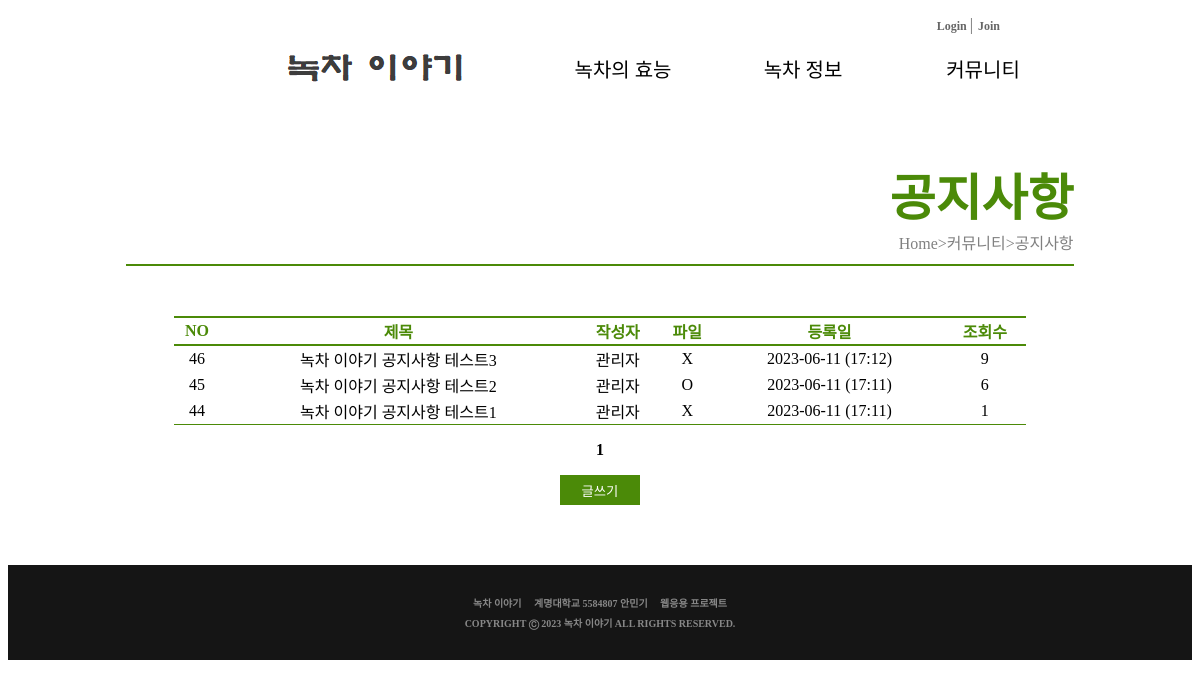
Page /community/notice/board_list.php on the committed database.
### tables this page shows
CREATE TABLE `board_notice` (
  `num` int(11) NOT NULL,
  `id` char(15) NOT NULL,
  `name` char(15) NOT NULL,
  `subject` char(200) NOT NULL,
  `content` text NOT NULL,
  `regist_day` char(20) NOT NULL,
  `hit` int(11) NOT NULL,
  `file_name` char(40) DEFAULT NULL,
  `file_type` char(40) DEFAULT NULL,
  `file_copied` char(40) DEFAULT NULL
);

### htdocs/community/notice/board_list.php (the view, shortened to what this page needs)
<!DOCTYPE HTML>
<html lang="en">
<head>
    <link rel="stylesheet" href="/css/common.css?ver=1">
    <link rel="stylesheet" href="/css/main.css">
    <link rel="stylesheet" href="/css/board.css?ver=2">
</head>
<body>
    <div id="wrap">
        <header>
            <?php include "../../header.php"?>
        </header>
        <div id="main_content">
            <div id="tab1">
                <b id="highlight1">공지사항</b><br>
                <span id="root">Home>커뮤니티>공지사항</span>
            </div>
            <div id="tab2">
                <table id="board">
                    <th>NO</th>
                    <th>제목</th>
                    <th>작성자</th>
                    <th>파일</th>
                    <th>등록일</th>
                    <th>조회수</th>
                    <?php
                        if(isset($_GET["page"]))
                            $page = $_GET["page"];
                        else
                            $page = 1;
                        $con = mysqli_connect("localhost", "user1", "12345", "sample");
                        $sql = "select * from board_notice order by num desc";
                        $result = mysqli_query($con, $sql);
                        $total_record = mysqli_num_rows($result);
                        $scale = 10;
                        if($total_record % $scale == 0)
                            $total_page = floor($total_record/$scale);
                        else
                            $total_page = floor($total_record/$scale) + 1;
                        $start = ($page - 1) * $scale;
                        for($i=$start; $i<$start+$scale && $i < $total_record; $i++)
                        {
                            mysqli_data_seek($result, $i);
                            $row = mysqli_fetch_array($result);
                            $num = $row['num'];
                            if($row['file_name'])
                                echo "<tr id=\"boardtr\"><td>".$row['num']."</td><td id = \"title\"><a href='./board_view.php?num=".$num."&page=".$page."'>".$row['subject']."</a></td><td>".$row['name']."</td><td>O</td><td>".$row['regist_day']."</td><td>".$row['hit']."</td></tr>";
                            else
                                echo "<tr id=\"boardtr\"><td>".$row['num']."</td><td id = \"title\"><a href='./board_view.php?num=".$num."&page=".$page."'>".$row['subject']."</a></td><td>".$row['name']."</td><td>X</td><td>".$row['regist_day']."</td><td>".$row['hit']."</td></tr>";
                        }
                    ?>
                </table>
                        <ul id="pagebar">
                            <?php
                                if($total_page >= 2 && $page >=2)
                                {
                                    $new_page = $page-1;
                                    echo "<span id='pbt'><a href='board_list.php?page=$new_page'> ◀ 이전</a></span>";
                                }
                                else
                                    echo "<span>&nbsp;</span>";
                                for($i=1; $i<=$total_page; $i++)
                                {
                                    if($page == $i)
                                    {
                                        echo "<span><b> $i </b></span>";
                                    }
                                    else
                                    {
                                        echo "<span> <a href='./board_list.php?page=$i'> $i </a></span>";
                                    }
                                }
                                if($total_page >= 2 && $page != $total_page)
                                {
                                    $new_page = $page+1;
                                    echo "<span id='pbt'><a href='./board_list.php?page=$new_page'>다음 ▶</a></span>";
                                }
                                else
                                    echo "<span>&nbsp;</span>";
                            ?>
                        </ul>
                    <input type="button" id="bt2" onclick="location.href = './board_write_form.php'" value="글쓰기">
                </div>
            </div>
        </div>
        <footer>
            <?php include "../../footer.php"?>
        </footer>
</body>
</html>

### htdocs/css/common.css (style rules this page uses)
ul { list-style-type: none; padding-left:0px; }
a { text-decoration: none; color: inherit; }
header { margin:0 0 40px 0; top:0; width:100%; position: fixed; background-color: white; }
footer { margin:60px 0 0 0; width:100%; background-color: #151515; }
#root { color: gray; }

### htdocs/css/main.css (style rules this page uses)
#main_content { padding-top: 100px; }

### htdocs/css/board.css (style rules this page uses)
#tab1 { padding-top: 50px; text-align:right; border-bottom: #4B8A08 2px solid; margin-bottom: 10px; padding-bottom: 10px; margin: auto; width:80%; }
#highlight1 { color: #4B8A08; font-size: 50px; }
#board { width: 90%; border-bottom: 1px solid #4B8A08; border-top: 2px solid #4B8A08; color: #4B8A08; margin: auto; border-collapse: collapse; }
#board th { border-bottom: 2px solid #4B8A08; color: #4B8A08; }
#board tr { color: black; }
#tab2 { padding-top: 50px; width: 80%; margin: auto; text-align: center; }
#bt2 { width: 80px; height: 30px; color: white; background-color: #4B8A08; border: 1px solid #4B8A08; cursor: pointer; }

### rows in the picture
board_notice: num "46", subject "녹차 이야기 공지사항 테스트3", name "관리자", regist_day "2023-06-11 (17:12)", hit "9"
board_notice: num "45", subject "녹차 이야기 공지사항 테스트2", name "관리자", regist_day "2023-06-11 (17:11)", hit "6"
board_notice: num "44", subject "녹차 이야기 공지사항 테스트1", name "관리자", regist_day "2023-06-11 (17:11)", hit "1"
